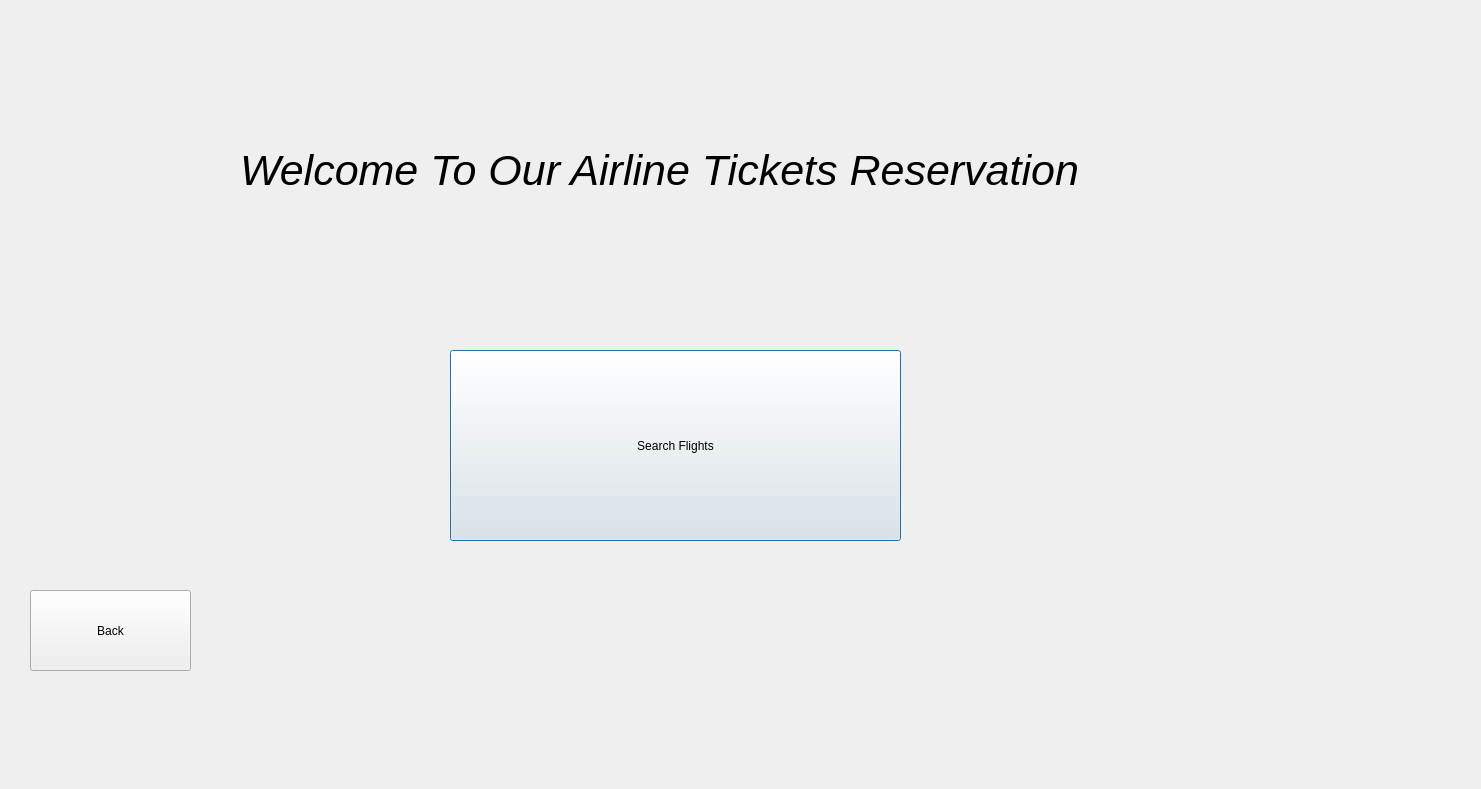
<?xml version="1.0" encoding="UTF-8"?>
<ui version="4.0">
 <class>ThirdDialog</class>
 <widget class="QDialog" name="ThirdDialog">
  <property name="geometry">
   <rect>
    <x>0</x>
    <y>0</y>
    <width>1481</width>
    <height>789</height>
   </rect>
  </property>
  <property name="windowTitle">
   <string>Dialog</string>
  </property>
  <widget class="QLabel" name="label">
   <property name="geometry">
    <rect>
     <x>240</x>
     <y>10</y>
     <width>1051</width>
     <height>321</height>
    </rect>
   </property>
   <property name="font">
    <font>
     <pointsize>32</pointsize>
     <italic>true</italic>
    </font>
   </property>
   <property name="text">
    <string>Welcome To Our Airline Tickets Reservation</string>
   </property>
  </widget>
  <widget class="QPushButton" name="SearchButton">
   <property name="geometry">
    <rect>
     <x>450</x>
     <y>350</y>
     <width>451</width>
     <height>191</height>
    </rect>
   </property>
   <property name="text">
    <string>Search Flights</string>
   </property>
  </widget>
  <widget class="QPushButton" name="btnBack">
   <property name="geometry">
    <rect>
     <x>30</x>
     <y>590</y>
     <width>161</width>
     <height>81</height>
    </rect>
   </property>
   <property name="text">
    <string>Back</string>
   </property>
  </widget>
 </widget>
 <resources/>
 <connections/>
</ui>
